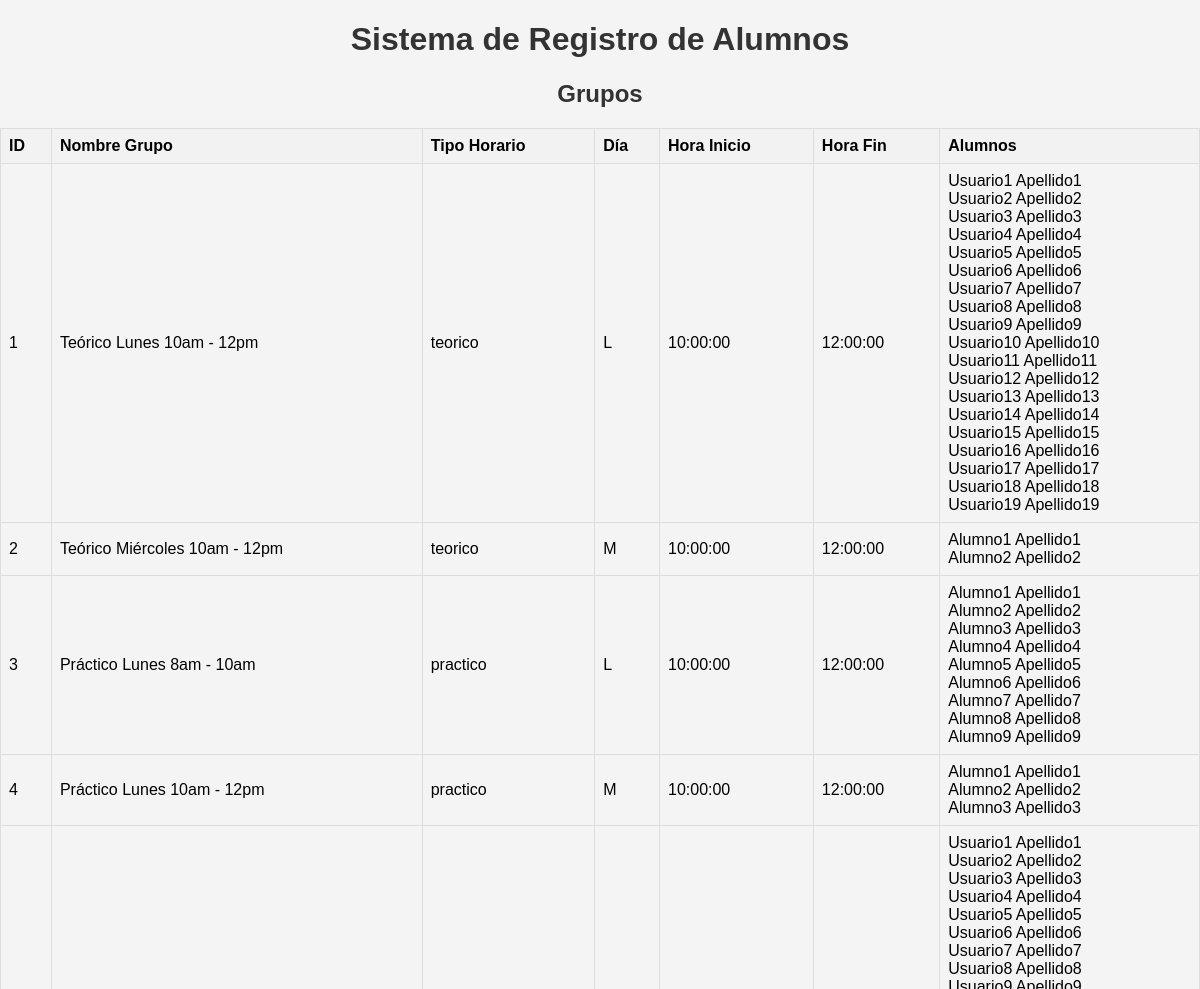
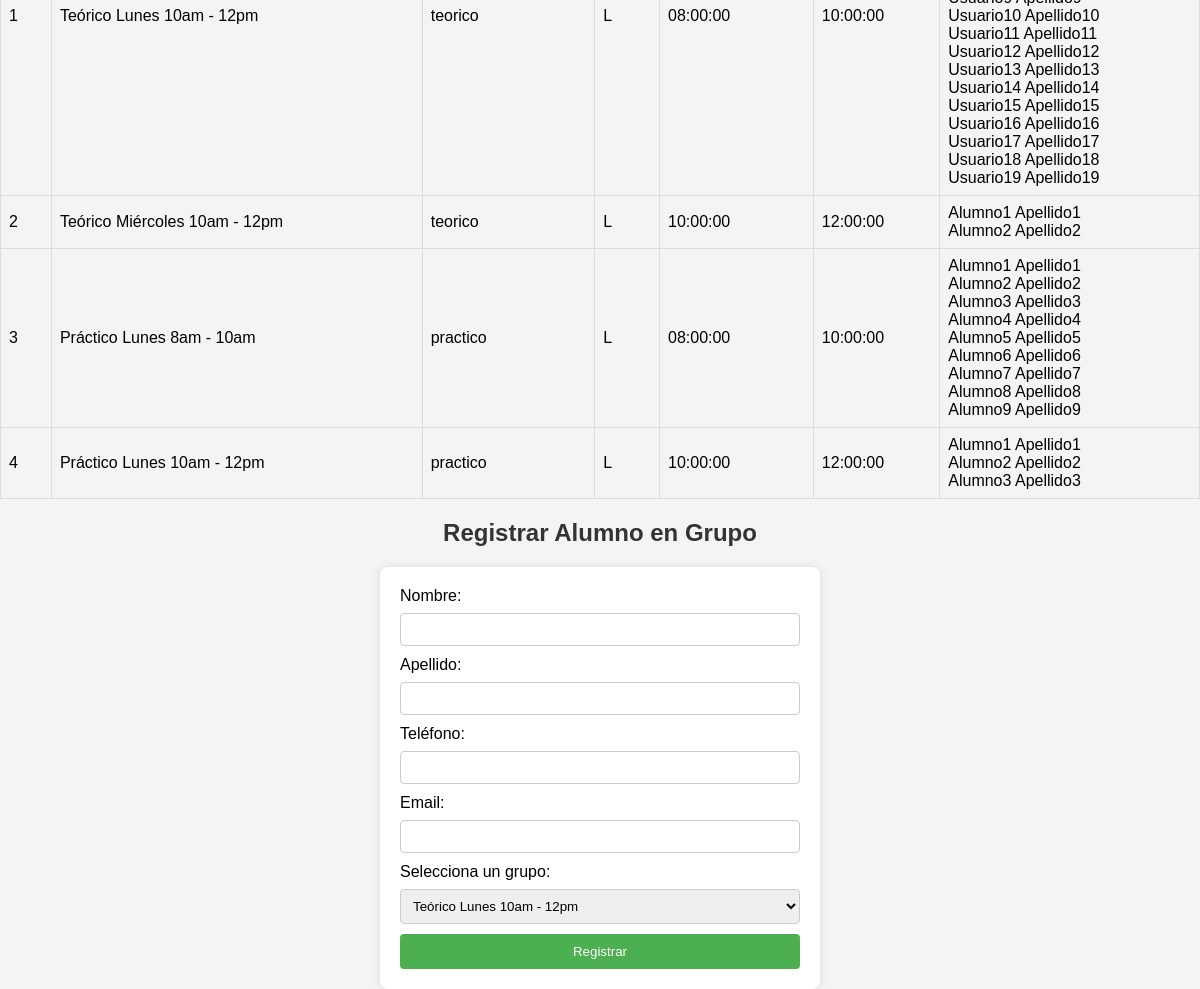
The page / on the database its author committed (2 pictures, top to bottom).
### tables this page shows
CREATE TABLE IF NOT EXISTS `alumnos` (
  `id` int NOT NULL AUTO_INCREMENT,
  `nombre` varchar(50) NOT NULL,
  `apellido` varchar(50) NOT NULL,
  `telefono` varchar(15) NOT NULL,
  `email` varchar(100) NOT NULL,
  `id_grupo` int DEFAULT NULL,
  PRIMARY KEY (`id`),
  KEY `id_grupo` (`id_grupo`)
);

### vista_grupos.php (the view)
<?php
include 'conexion_03.php';
try {
    $stmt = $conn->query("SELECT grupos.id, grupos.nombre_grupo, grupos.tipo_horario, horarios_teoricos.dia_semana, horarios_teoricos.hora_inicio, horarios_teoricos.hora_fin
                          FROM grupos
                          INNER JOIN horarios_teoricos ON grupos.id_horario = horarios_teoricos.id
                          UNION
                          SELECT grupos.id, grupos.nombre_grupo, grupos.tipo_horario, horarios_practicos.dia_semana, horarios_practicos.hora_inicio, horarios_practicos.hora_fin
                          FROM grupos
                          INNER JOIN horarios_practicos ON grupos.id_horario = horarios_practicos.id");
    $grupos = $stmt->fetchAll(PDO::FETCH_ASSOC);
} catch(PDOException $e) {
    echo "Error al obtener los grupos: " . $e->getMessage();
}
?>
<h2>Grupos</h2>
<table border="1">
    <tr>
        <th>ID</th>
        <th>Nombre Grupo</th>
        <th>Tipo Horario</th>
        <th>Día</th>
        <th>Hora Inicio</th>
        <th>Hora Fin</th>
        <th>Alumnos</th>
    </tr>
    <?php foreach ($grupos as $grupo): ?>
    <tr>
        <td><?php echo $grupo['id']; ?></td>
        <td><?php echo $grupo['nombre_grupo']; ?></td>
        <td><?php echo $grupo['tipo_horario']; ?></td>
        <td><?php echo $grupo['dia_semana']; ?></td>
        <td><?php echo $grupo['hora_inicio']; ?></td>
        <td><?php echo $grupo['hora_fin']; ?></td>
        <td>
            <?php
            $stmt = $conn->prepare("SELECT nombre, apellido FROM alumnos WHERE id_grupo = :id_grupo");
            $stmt->bindParam(':id_grupo', $grupo['id']);
            $stmt->execute();
            $alumnos = $stmt->fetchAll(PDO::FETCH_ASSOC);
            foreach ($alumnos as $alumno) {
                echo $alumno['nombre'] . ' ' . $alumno['apellido'] . '<br>';
            }
            ?>
        </td>
    </tr>
    <?php endforeach; ?>
</table>

### index.php (shortened to what this page needs)
<!DOCTYPE html>
<html lang="es">
<head>
    <link rel="stylesheet" href="css/styles.css">
</head>
<body>
    <h1>Sistema de Registro de Alumnos</h1>
    <?php include 'vista_grupos.php'; ?>
    <?php include 'formulario_registro.php'; ?>
</body>
</html>

### formulario_registro.php (shortened to what this page needs)
<h2>Registrar Alumno en Grupo</h2>
<form method="post" action="">
    <label for="nombre">Nombre:</label>
    <input type="text" id="nombre" name="nombre" required><br>
    <label for="apellido">Apellido:</label>
    <input type="text" id="apellido" name="apellido" required><br>
    <label for="telefono">Teléfono:</label>
    <input type="text" id="telefono" name="telefono" required><br>
    <label for="email">Email:</label>
    <input type="email" id="email" name="email" required><br>
    <label for="id_grupo">Selecciona un grupo:</label>
    <select id="id_grupo" name="id_grupo">
        <?php
        $stmt = $conn->query("SELECT * FROM grupos");
        $grupos = $stmt->fetchAll(PDO::FETCH_ASSOC);
        foreach ($grupos as $grupo) {
            echo "<option value='" . $grupo['id'] . "'>" . $grupo['nombre_grupo'] . "</option>";
        }
        ?>
    </select><br>
    <input type="submit" value="Registrar">
</form>

### css/styles.css (style rules this page uses)
body { font-family: Arial, sans-serif; margin: 0; padding: 0; background-color: #f4f4f4; }
h1 { text-align: center; color: #333; }
table { width: 100%; border-collapse: collapse; }
table, th, td { border: 1px solid #ddd; }
th, td { padding: 8px; text-align: left; }
th { background-color: #f2f2f2; }
form { max-width: 400px; margin: 0 auto; padding: 20px; background-color: #fff; border-radius: 8px; box-shadow: 0 0 10px rgba(0, 0, 0, 0.1); }
h2 { text-align: center; color: #333; }
label { display: block; margin-bottom: 8px; }
input[type="text"], input[type="email"], select { width: 100%; padding: 8px; margin-bottom: 10px; border: 1px solid #ccc; border-radius: 4px; box-sizing: border-box; }
input[type="submit"] { width: 100%; padding: 10px; background-color: #4caf50; color: #fff; border: none; border-radius: 4px; cursor: pointer; transition: background-color 0.3s; }

### rows shown on the page
alumnos: nombre "Usuario1", apellido "Apellido1"
alumnos: nombre "Usuario2", apellido "Apellido2"
alumnos: nombre "Usuario3", apellido "Apellido3"
alumnos: nombre "Usuario4", apellido "Apellido4"
alumnos: nombre "Usuario5", apellido "Apellido5"
alumnos: nombre "Usuario6", apellido "Apellido6"
alumnos: nombre "Usuario7", apellido "Apellido7"
alumnos: nombre "Usuario8", apellido "Apellido8"
alumnos: nombre "Usuario9", apellido "Apellido9"
alumnos: nombre "Usuario10", apellido "Apellido10"
alumnos: nombre "Usuario11", apellido "Apellido11"
alumnos: nombre "Usuario12", apellido "Apellido12"
alumnos: nombre "Usuario13", apellido "Apellido13"
alumnos: nombre "Usuario14", apellido "Apellido14"
alumnos: nombre "Usuario15", apellido "Apellido15"
alumnos: nombre "Usuario16", apellido "Apellido16"
alumnos: nombre "Usuario17", apellido "Apellido17"
alumnos: nombre "Usuario18", apellido "Apellido18"
alumnos: nombre "Usuario19", apellido "Apellido19"
alumnos: nombre "Alumno1", apellido "Apellido1"
alumnos: nombre "Alumno2", apellido "Apellido2"
alumnos: nombre "Alumno3", apellido "Apellido3"
alumnos: nombre "Alumno4", apellido "Apellido4"
alumnos: nombre "Alumno5", apellido "Apellido5"
alumnos: nombre "Alumno6", apellido "Apellido6"
alumnos: nombre "Alumno7", apellido "Apellido7"
alumnos: nombre "Alumno8", apellido "Apellido8"
alumnos: nombre "Alumno9", apellido "Apellido9"

### other values the page prints
$grupo['id'] "1"
$grupo['nombre_grupo'] "Teórico Lunes 10am - 12pm"
$grupo['tipo_horario'] "teorico"
$grupo['dia_semana'] "L"
$grupo['hora_inicio'] "10:00:00"
$grupo['hora_fin'] "12:00:00"
$grupo['id'] "2"
$grupo['nombre_grupo'] "Teórico Miércoles 10am - 12pm"
$grupo['dia_semana'] "M"
$grupo['id'] "3"
$grupo['nombre_grupo'] "Práctico Lunes 8am - 10am"
$grupo['tipo_horario'] "practico"
$grupo['id'] "4"
$grupo['nombre_grupo'] "Práctico Lunes 10am - 12pm"
$grupo['hora_inicio'] "08:00:00"
